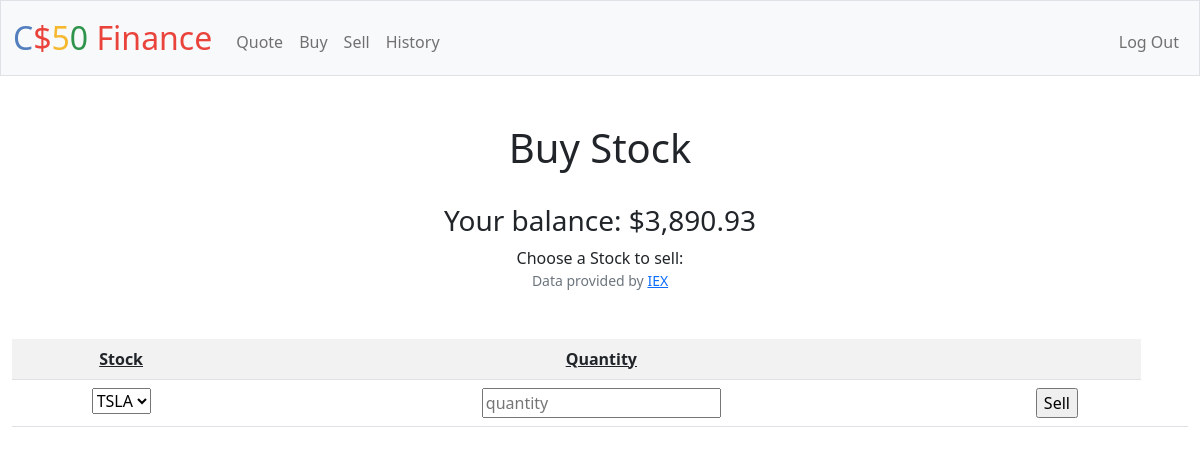
/sell (signed in), run on an earlier commit of the app's database.
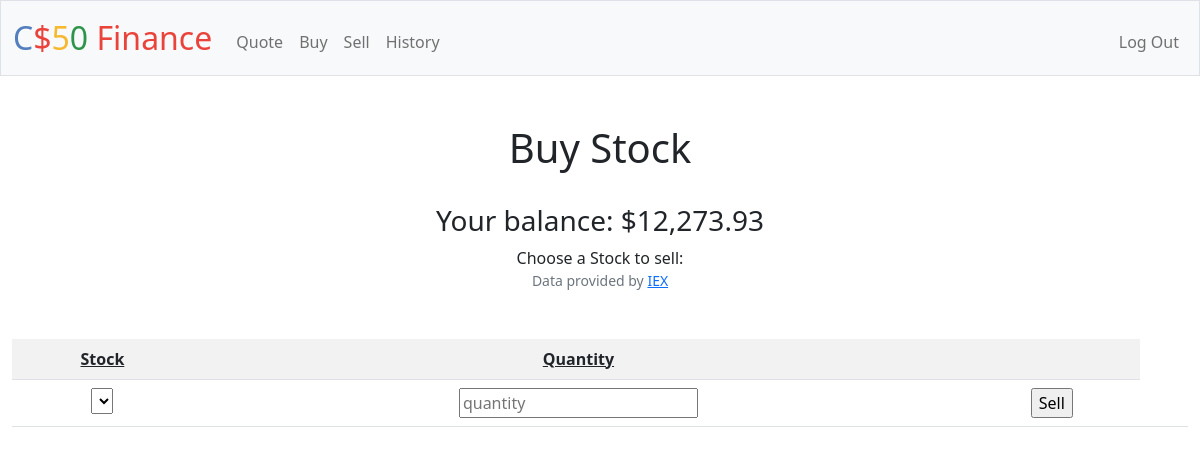
And on a later commit of the database.
### tables this page shows
CREATE TABLE users (id INTEGER PRIMARY KEY AUTOINCREMENT NOT NULL, username TEXT NOT NULL, hash TEXT NOT NULL, cash NUMERIC NOT NULL DEFAULT 10000.00);

### app.py (the view, shortened to what this page needs)
@app.route("/sell", methods=["GET", "POST"])
@login_required
def sell():
    balance = db.execute("SELECT cash FROM users WHERE id = ?", session["user_id"])
    stocks = db.execute("SELECT stock FROM stocks where person_id = ? AND quantity > 0",  session["user_id"])
    return render_template("sell.html", cash=balance[0]["cash"], stocks=stocks)

### app.py (called while the page is built)
@app.after_request
def after_request(response):
    response.headers["Cache-Control"] = "no-cache, no-store, must-revalidate"
    response.headers["Expires"] = 0
    response.headers["Pragma"] = "no-cache"
    return response

### helpers.py (called while the page is built)
def login_required(f):
    @wraps(f)
    def decorated_function(*args, **kwargs):
        if session.get("user_id") is None:
            return redirect("/login")
        return f(*args, **kwargs)
    return decorated_function

def usd(value):
    return f"${value:,.2f}"

### templates/sell.html
{% extends "layout.html"%}
{% block main %}
    <h1> Buy Stock </h1>
    <br>
    <form action="/sell" method="post">
        <h3>Your balance: {{ cash | usd }}</h3>
        <label for="cars">Choose a Stock to sell:</label>
            <table class="table table-striped">
                <tr>
                    <th class="headings">Stock</th>
                    <th  class="headings">Quantity</th>
                    <th> </th>
                </tr>
                <tr>
                    <td>
                        <select name="sell">
                        {% for stock in stocks %}
                            <option> {{ stock.stock }} </option>
                        {%endfor%}
                        </select>
                    </td>
                    <td>
                        <input name="quantity" type="text" placeholder="quantity">
                    </td>
                    <td>
                        <input type="submit" value="Sell">
                    <td>
                </tr>
    </form>
{% endblock %}

### templates/layout.html (shortened to what this page needs)
<!DOCTYPE html>
<html lang="en">
    <head>
        <link href="https://cdn.jsdelivr.net/npm/bootstrap@5.1.3/dist/css/bootstrap.min.css" rel="stylesheet">
        <link href="/static/styles.css" rel="stylesheet">
    </head>
    <body>
        <nav class="bg-light border navbar navbar-expand-md navbar-light">
            <div class="container-fluid">
                <a class="navbar-brand" href="/"><span class="blue">C</span><span class="red">$</span><span class="yellow">5</span><span class="green">0</span> <span class="red">Finance</span></a>
                <div class="collapse navbar-collapse" id="navbar">
                    {% if session["user_id"] %}
                        <ul class="navbar-nav me-auto mt-2">
                            <li class="nav-item"><a class="nav-link" href="/quote">Quote</a></li>
                            <li class="nav-item"><a class="nav-link" href="/buy">Buy</a></li>
                            <li class="nav-item"><a class="nav-link" href="/sell">Sell</a></li>
                            <li class="nav-item"><a class="nav-link" href="/history">History</a></li>
                        </ul>
                        <ul class="navbar-nav ms-auto mt-2">
                            <li class="nav-item"><a class="nav-link" href="/logout">Log Out</a></li>
                        </ul>
                    {% else %}
                        <ul class="navbar-nav ms-auto mt-2">
                            <li class="nav-item"><a class="nav-link" href="/register">Register</a></li>
                            <li class="nav-item"><a class="nav-link" href="/login">Log In</a></li>
                        </ul>
                    {% endif %}
                </div>
            </div>
        </nav>
        <main class="container-fluid py-5 text-center">
            {% block main %}{% endblock %}
        </main>
        <footer class="mb-5 small text-center text-muted">
            Data provided by <a href="https://iexcloud.io/">IEX</a>
        </footer>
    </body>
</html>

### static/styles.css (style rules this page uses)
nav .navbar-brand { font-size: xx-large; }
nav .navbar-brand .blue { color: #537fbe; }
nav .navbar-brand .red { color: #ea433b; }
nav .navbar-brand .yellow { color: #f5b82e; }
nav .navbar-brand .green { color: #2e944b; }
.headings { text-decoration: underline; }

What changed in the data, as far as the page shows it:
changed users: cash "$3,890.93" → "$12,273.93"
Also different on the page:
form field sell: "TSLA" → (not shown)
